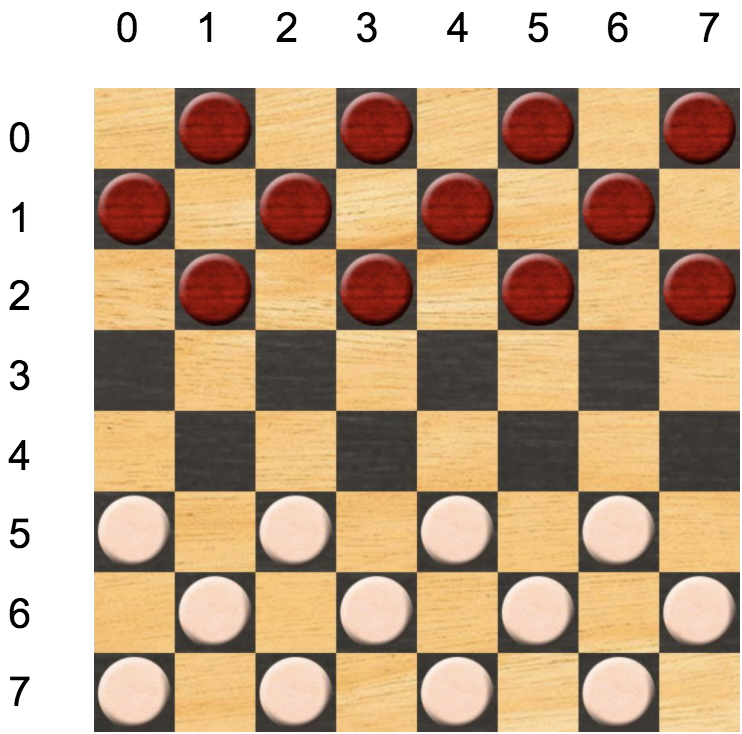
#> input picture images/checkerboard.png, 742 x 734 px; the run also reads 2 pictures not shown here
$ jupyter execute --allow-errors 'Fri Nov 2 2018- Board Image to State - First Attempt.ipynb'   (shell and % lines are left out)
#> lines starting #> are read from the running program, lines starting #| are printed output that depends on the picture
[cell 1]
%pylab inline

[cell 2]
import os

[cell 3]
#arr=imread('images/test.jpg')
arr=imread('images/checkerboard.png')
#> arr is the input picture: shape (734, 742, 4) float32; mean R, G, B, A 0.766, 0.657, 0.543, 1
print("Min and Max",arr.min(),arr.max())
#| Min and Max 0.0 1.0

[cell 4]
if any(arr>1):  # if the image is read in as uint8, it's not 0-1 but 0-255, so scale it down
    print("Min and Max",arr.min(),arr.max())
    print("Scaling it down....")
    arr=arr/255
    print("Min and Max",arr.min(),arr.max())

[cell 5]
def rgb2gray(rgb):
    r, g, b = rgb[:,:,0], rgb[:,:,1], rgb[:,:,2]
    gray = 0.2989 * r + 0.5870 * g + 0.1140 * b
    return gray

[cell 6]
imshow(arr)
colorbar()

[cell 7]
arr_gray=rgb2gray(arr)
imshow(arr_gray,cmap=cm.gray)

[cell 8]
arr=arr[100:,100:,:3]
#> arr: shape (634, 642, 3) float32
imshow(arr)

[cell 9]
arr.shape
#> Out = (634, 642, 3)

[cell 10]
def get_square(arr,Nr,Nc,r,c):

#> called with Nr = 8, Nc = 8, r = 3, c = 3
    ar,ac=arr.shape[0],arr.shape[1]
#> ar = 634; ac = 642
    col_pixels_per_board_square=(ac/Nc)
#> col_pixels_per_board_square = 80.25
    row_pixels_per_board_square=(ar/Nr)
#> row_pixels_per_board_square = 79.25

    sc=int(col_pixels_per_board_square*c)
#> sc = 240
    ec=int(col_pixels_per_board_square*(c+1))
#> ec = 321

    sr=int(row_pixels_per_board_square*r)
#> sr = 237
    er=int(row_pixels_per_board_square*(r+1))
#> er = 317

    return arr[sr:er,sc:ec,:]

[cell 11]
square=get_square(arr,8,8,3,3)

[cell 12]
imshow(square)

[cell 13]
imshow(get_square(arr,8,8,7,6))

[cell 14]
# use Photoshop or Gimp to make these small images
pieces_filenames=[
        'images/piece1.png',
       'images/piece2.png',
       'images/board1.png',
       'images/board2.png']

[cell 15]
square=get_square(arr,8,8,7,6)
imshow(square)

[cell 16]
pieces=[imread(filename)[:,:,:3] for filename in pieces_filenames]
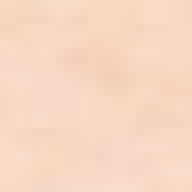
#> input picture images/piece2.png, 24 x 24 px (shown 8 times larger)
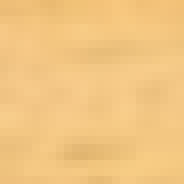
#> input picture images/board1.png, 23 x 23 px (shown 8 times larger)
#> pieces = 4 items
names=[os.path.splitext(os.path.split(filename)[-1])[0] for filename in pieces_filenames]
names

[cell 17]
piece=pieces[0]
piece.shape
#> Out = (18, 20, 3)

[cell 18]
rgb=[piece.mean(axis=(0,1)) for piece in pieces]
#> rgb = [[0.525, 0.109, 0.0654], [0.972, 0.844, 0.764], [0.951, 0.775, 0.508], [0.243, 0.231, 0.215]]

[cell 19]
rgb
#> Out has the same summary as rgb

[cell 20]
def match_colors(image,rgb):
    values=zeros((image.shape[0],image.shape[1],len(rgb)))
#> values: shape (634, 642, 4) float64; every value is 0
    color_count=0
    for r,g,b in rgb:
        values[:,:,color_count]=(image[:,:,0]-r)**2 + (image[:,:,1]-g)**2 + (image[:,:,2]-b)**2
        color_count+=1
#> this loop made 4 passes
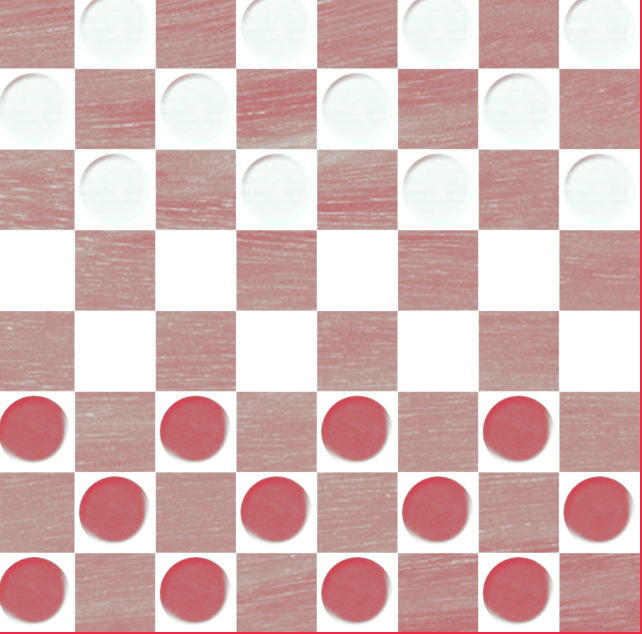
#> values: shape (634, 642, 4) float64; mean R, G, B, A 0.584, 0.493, 0.335, 0.588; transparent parts drawn white
#> after the loop, color_count = 4

    return values.argmin(axis=2),values

[cell 21]
match,distances=match_colors(arr,rgb)
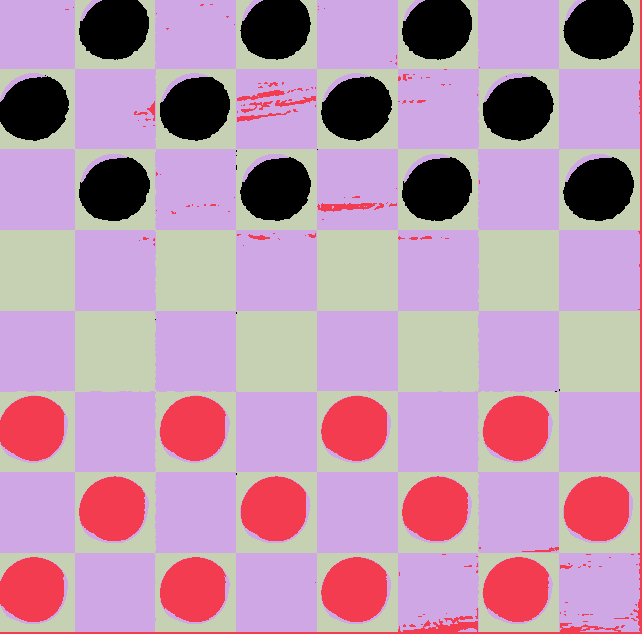
#> match: shape (634, 642) int64; 4 distinct labels, from 0 to 3; one colour per label, 0 black

[cell 22]
imshow(match)
colorbar()
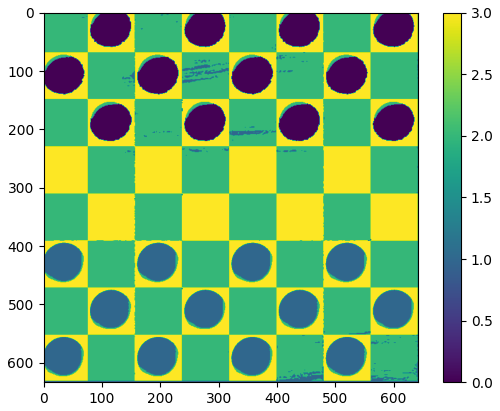
#> figure drawn by matplotlib, 2 panels

[cell 23]
names

[cell 24]
count=1
figure(figsize=(15,15))
threshold=0.5
for r in range(8):
    for c in range(8):
        subplot(8,8,count)
        square=get_square(arr,8,8,r,c)
        match,distances=match_colors(square,rgb)
        found=False
        for i,name in enumerate(names):
            if sum(match==i)/prod(match.shape)>threshold:
                which_piece=i
                found=True
                break


        imshow(square)
        if found:
            title(names[which_piece])
        else:
            title('Error')

        gca().set_xticklabels([])
        gca().set_yticklabels([])
        count+=1
#> this loop made 8 passes
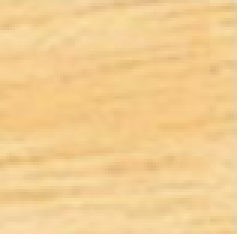
#> square: shape (80, 81, 3) float32 (shown 3 times larger); mean R, G, B 0.955, 0.816, 0.59
#> after the loop, count = 65
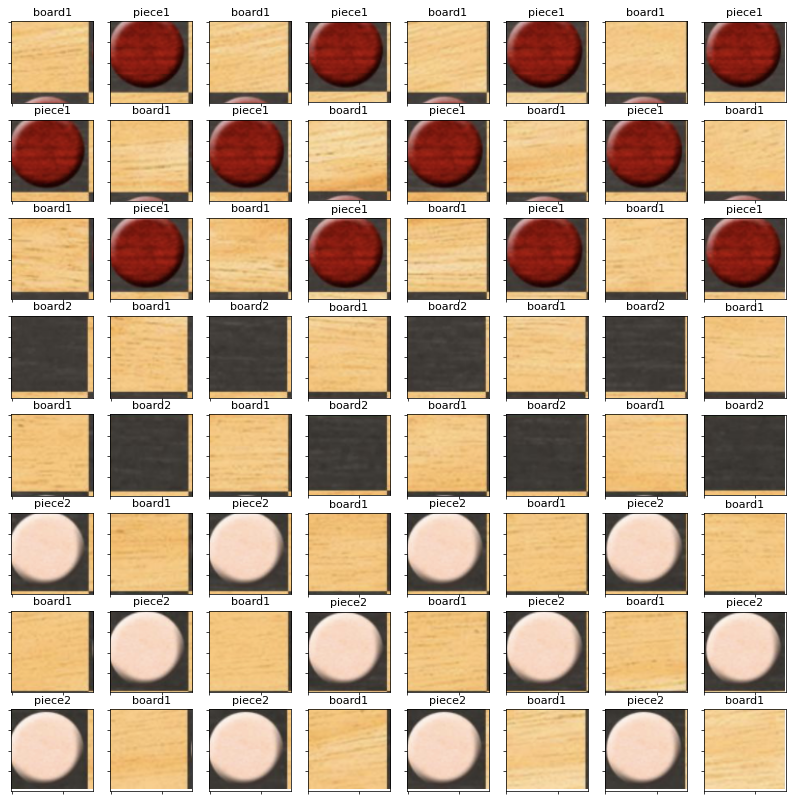
#> figure drawn by matplotlib, 64 panels

[cell 25]
from Game import Board

#> (a cell that did not finish here is left out)

[cell 27]
count=1
#> count = 1
threshold=0.5
#> (the rest of this cell did not finish here and is left out)

## try with a worse image

[cell 28]
arr=imread('images/test.jpg')
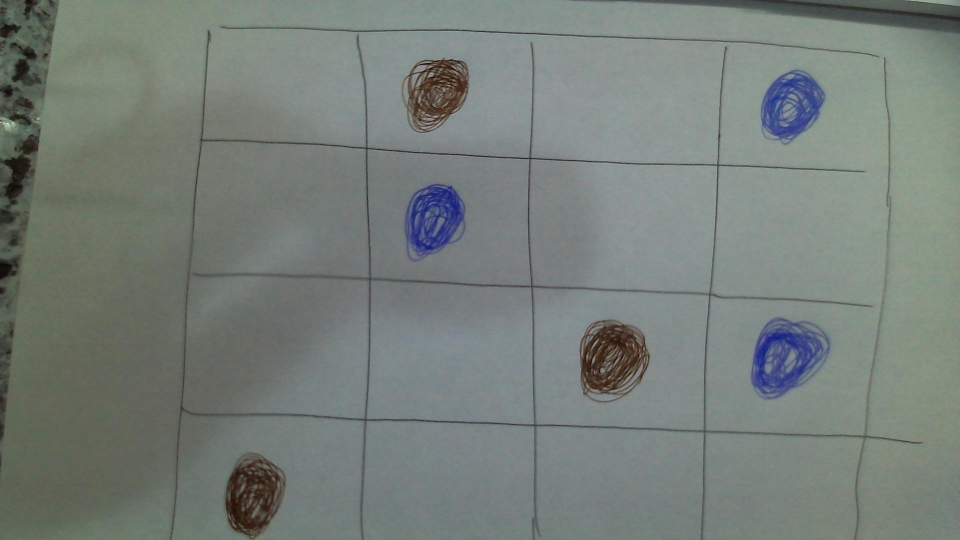
#> input picture images/test.jpg, 1920 x 1080 px (shown at 1/2 size)
#> arr is the input picture: shape (1080, 1920, 3); mean R, G, B 118.7, 126.7, 121.7
imshow(arr)

[cell 29]
arr=imread('images/test.jpg')
arr=arr[70:,350:1690]
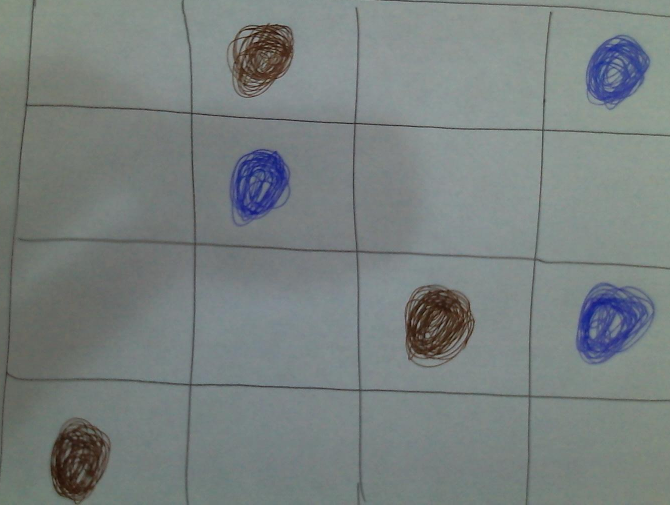
#> arr: shape (1010, 1340, 3) (shown at 1/2 size); mean R, G, B 121, 128.4, 127.4
imshow(arr)

[cell 30]
# use Photoshop or Gimp to make these small images
pieces_filenames=[
        'images/testpiece1.png',
       'images/testpiece2.png',
       'images/testboard1.png',
       'images/testboard2.png']

#> (the rest of this cell did not finish here and is left out)

[cell 31]
rgb=[piece.mean(axis=(0,1)) for piece in pieces]
rgb
#> Out has the same summary as rgb

[cell 32]
match,distances=match_colors(arr,rgb)
#> match: shape (1010, 1340) int64; every value is 1
imshow(match)
colorbar()

[cell 33]
distances.shape
#> Out = (1010, 1340, 4)

[cell 34]
imshow(distances[:,:,0])
colorbar()
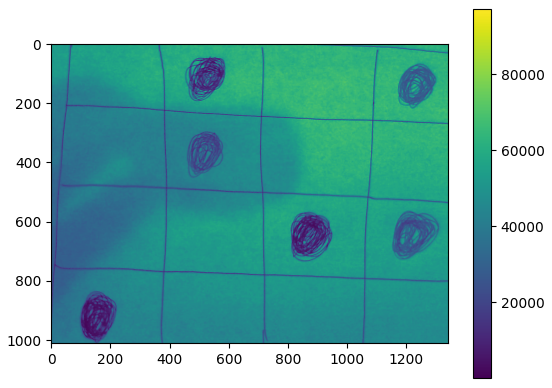
#> figure drawn by matplotlib, 2 panels

[cell 35]
imshow(distances[:,:,1])
colorbar()

[cell 36]
imshow(distances[:,:,2])
colorbar()

[cell 37]
imshow(distances[:,:,3])
colorbar()
